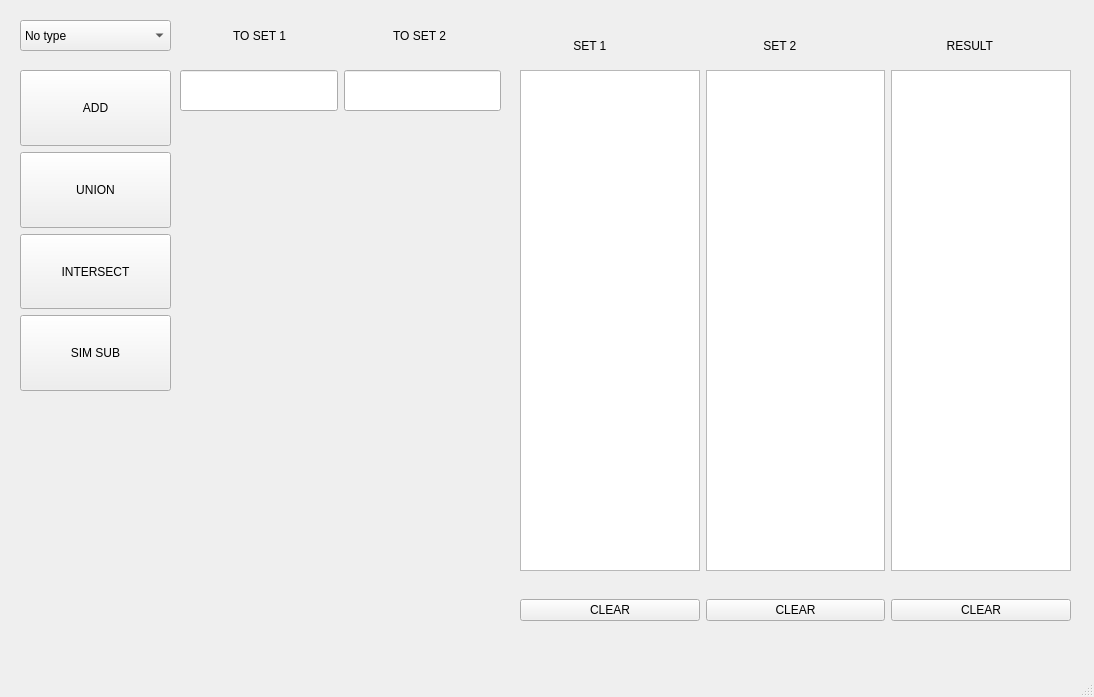
<?xml version="1.0" encoding="UTF-8"?>
<ui version="4.0">
 <class>MainWindow</class>
 <widget class="QMainWindow" name="MainWindow">
  <property name="geometry">
   <rect>
    <x>0</x>
    <y>0</y>
    <width>1094</width>
    <height>697</height>
   </rect>
  </property>
  <property name="windowTitle">
   <string>MainWindow</string>
  </property>
  <widget class="QWidget" name="centralwidget">
   <widget class="QComboBox" name="comboBox">
    <property name="geometry">
     <rect>
      <x>20</x>
      <y>20</y>
      <width>151</width>
      <height>31</height>
     </rect>
    </property>
    <item>
     <property name="text">
      <string>No type</string>
     </property>
    </item>
    <item>
     <property name="text">
      <string>Integer</string>
     </property>
    </item>
    <item>
     <property name="text">
      <string>String</string>
     </property>
    </item>
   </widget>
   <widget class="QWidget" name="verticalLayoutWidget">
    <property name="geometry">
     <rect>
      <x>20</x>
      <y>70</y>
      <width>151</width>
      <height>321</height>
     </rect>
    </property>
    <layout class="QVBoxLayout" name="verticalLayout_2">
     <item>
      <widget class="QPushButton" name="AddButton">
       <property name="sizePolicy">
        <sizepolicy hsizetype="Minimum" vsizetype="Preferred">
         <horstretch>0</horstretch>
         <verstretch>0</verstretch>
        </sizepolicy>
       </property>
       <property name="text">
        <string>ADD</string>
       </property>
      </widget>
     </item>
     <item>
      <widget class="QPushButton" name="UnionButton">
       <property name="sizePolicy">
        <sizepolicy hsizetype="Minimum" vsizetype="Preferred">
         <horstretch>0</horstretch>
         <verstretch>0</verstretch>
        </sizepolicy>
       </property>
       <property name="text">
        <string>UNION</string>
       </property>
      </widget>
     </item>
     <item>
      <widget class="QPushButton" name="IntersectButton">
       <property name="sizePolicy">
        <sizepolicy hsizetype="Minimum" vsizetype="Preferred">
         <horstretch>0</horstretch>
         <verstretch>0</verstretch>
        </sizepolicy>
       </property>
       <property name="text">
        <string>INTERSECT</string>
       </property>
      </widget>
     </item>
     <item>
      <widget class="QPushButton" name="SimSubButton">
       <property name="sizePolicy">
        <sizepolicy hsizetype="Minimum" vsizetype="Preferred">
         <horstretch>0</horstretch>
         <verstretch>0</verstretch>
        </sizepolicy>
       </property>
       <property name="text">
        <string>SIM SUB</string>
       </property>
      </widget>
     </item>
    </layout>
   </widget>
   <widget class="QWidget" name="horizontalLayoutWidget">
    <property name="geometry">
     <rect>
      <x>180</x>
      <y>70</y>
      <width>321</width>
      <height>41</height>
     </rect>
    </property>
    <layout class="QHBoxLayout" name="horizontalLayout_3">
     <item>
      <widget class="QLineEdit" name="lineEdit1">
       <property name="sizePolicy">
        <sizepolicy hsizetype="Preferred" vsizetype="Preferred">
         <horstretch>0</horstretch>
         <verstretch>0</verstretch>
        </sizepolicy>
       </property>
      </widget>
     </item>
     <item>
      <widget class="QLineEdit" name="lineEdit2">
       <property name="sizePolicy">
        <sizepolicy hsizetype="Preferred" vsizetype="Preferred">
         <horstretch>0</horstretch>
         <verstretch>0</verstretch>
        </sizepolicy>
       </property>
      </widget>
     </item>
    </layout>
   </widget>
   <widget class="QLabel" name="label">
    <property name="geometry">
     <rect>
      <x>220</x>
      <y>20</y>
      <width>111</width>
      <height>31</height>
     </rect>
    </property>
    <property name="text">
     <string>    TO SET 1</string>
    </property>
   </widget>
   <widget class="QLabel" name="label_3">
    <property name="geometry">
     <rect>
      <x>390</x>
      <y>20</y>
      <width>111</width>
      <height>31</height>
     </rect>
    </property>
    <property name="text">
     <string> TO SET 2</string>
    </property>
   </widget>
   <widget class="QLabel" name="label_2">
    <property name="geometry">
     <rect>
      <x>520</x>
      <y>30</y>
      <width>171</width>
      <height>31</height>
     </rect>
    </property>
    <property name="text">
     <string>                SET 1</string>
    </property>
   </widget>
   <widget class="QLabel" name="label_4">
    <property name="geometry">
     <rect>
      <x>710</x>
      <y>30</y>
      <width>171</width>
      <height>31</height>
     </rect>
    </property>
    <property name="text">
     <string>                SET 2</string>
    </property>
   </widget>
   <widget class="QLabel" name="label_5">
    <property name="geometry">
     <rect>
      <x>900</x>
      <y>30</y>
      <width>171</width>
      <height>31</height>
     </rect>
    </property>
    <property name="text">
     <string>              RESULT</string>
    </property>
   </widget>
   <widget class="QWidget" name="horizontalLayoutWidget_2">
    <property name="geometry">
     <rect>
      <x>520</x>
      <y>70</y>
      <width>551</width>
      <height>501</height>
     </rect>
    </property>
    <layout class="QHBoxLayout" name="horizontalLayout_4">
     <item>
      <widget class="QTextBrowser" name="Set1Output"/>
     </item>
     <item>
      <widget class="QTextBrowser" name="Set2Output"/>
     </item>
     <item>
      <widget class="QTextBrowser" name="Set3Output"/>
     </item>
    </layout>
   </widget>
   <widget class="QWidget" name="horizontalLayoutWidget_3">
    <property name="geometry">
     <rect>
      <x>520</x>
      <y>590</y>
      <width>551</width>
      <height>41</height>
     </rect>
    </property>
    <layout class="QHBoxLayout" name="horizontalLayout_5">
     <item>
      <widget class="QPushButton" name="ClearSet1Button">
       <property name="text">
        <string>CLEAR</string>
       </property>
      </widget>
     </item>
     <item>
      <widget class="QPushButton" name="ClearSet2Button">
       <property name="text">
        <string>CLEAR</string>
       </property>
      </widget>
     </item>
     <item>
      <widget class="QPushButton" name="CleaeResaltButton">
       <property name="text">
        <string>CLEAR</string>
       </property>
      </widget>
     </item>
    </layout>
   </widget>
  </widget>
  <widget class="QMenuBar" name="menubar">
   <property name="geometry">
    <rect>
     <x>0</x>
     <y>0</y>
     <width>1094</width>
     <height>26</height>
    </rect>
   </property>
  </widget>
  <widget class="QStatusBar" name="statusbar"/>
 </widget>
 <resources/>
 <connections/>
</ui>
